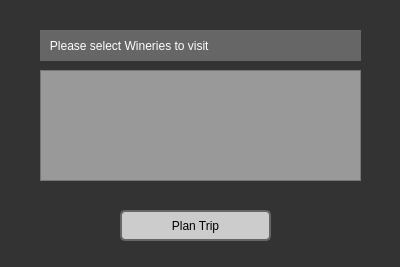
<?xml version="1.0" encoding="UTF-8"?>
<ui version="4.0">
 <class>planCustomTrip</class>
 <widget class="QDialog" name="planCustomTrip">
  <property name="geometry">
   <rect>
    <x>0</x>
    <y>0</y>
    <width>400</width>
    <height>267</height>
   </rect>
  </property>
  <property name="windowTitle">
   <string>Plan Custom Trip</string>
  </property>
  <property name="styleSheet">
   <string notr="true">QPushButton{background-color: #ccc;}

QDialog QPushButton:hover
{
background: #eee;
cursor: pointer;
  
}
QDialog
{
background: #333;
}
QDialog QPushButton {  border: 2px solid #666;border-radius: 5px;z-index:1000;}

 
          
QDialog #visiting,#label_2,QSpinBox
{
 	color: #fff; 
   background: #666;
} 
#columnView
{z-index: 0; 
background:#666;
}  
#frame,QListView
{
  background:#999; 
color: #fff;
}</string>
  </property>
  <widget class="QLabel" name="visiting">
   <property name="geometry">
    <rect>
     <x>40</x>
     <y>30</y>
     <width>321</width>
     <height>31</height>
    </rect>
   </property>
   <property name="text">
    <string>   Please select Wineries to visit </string>
   </property>
  </widget>
  <widget class="QPushButton" name="pushButton">
   <property name="geometry">
    <rect>
     <x>120</x>
     <y>210</y>
     <width>151</width>
     <height>31</height>
    </rect>
   </property>
   <property name="text">
    <string>Plan Trip</string>
   </property>
  </widget>
  <widget class="QListWidget" name="listWidget">
   <property name="geometry">
    <rect>
     <x>40</x>
     <y>70</y>
     <width>321</width>
     <height>111</height>
    </rect>
   </property>
  </widget>
  <widget class="QLabel" name="noWineriesSelected">
   <property name="geometry">
    <rect>
     <x>40</x>
     <y>0</y>
     <width>321</width>
     <height>21</height>
    </rect>
   </property>
   <property name="text">
    <string/>
   </property>
  </widget>
 </widget>
 <resources/>
 <connections/>
</ui>
